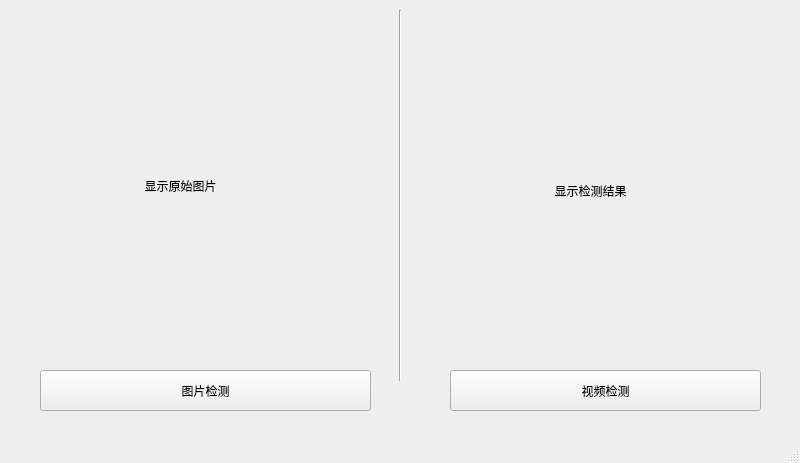
<?xml version="1.0" encoding="UTF-8"?>
<ui version="4.0">
 <class>MainWindow</class>
 <widget class="QMainWindow" name="MainWindow">
  <property name="geometry">
   <rect>
    <x>0</x>
    <y>0</y>
    <width>800</width>
    <height>463</height>
   </rect>
  </property>
  <property name="windowTitle">
   <string>MainWindow</string>
  </property>
  <widget class="QWidget" name="centralwidget">
   <widget class="QLabel" name="input">
    <property name="geometry">
     <rect>
      <x>30</x>
      <y>10</y>
      <width>301</width>
      <height>351</height>
     </rect>
    </property>
    <property name="text">
     <string>显示原始图片</string>
    </property>
    <property name="scaledContents">
     <bool>true</bool>
    </property>
    <property name="alignment">
     <set>Qt::AlignCenter</set>
    </property>
   </widget>
   <widget class="QLabel" name="output">
    <property name="geometry">
     <rect>
      <x>440</x>
      <y>10</y>
      <width>301</width>
      <height>361</height>
     </rect>
    </property>
    <property name="text">
     <string>显示检测结果</string>
    </property>
    <property name="scaledContents">
     <bool>true</bool>
    </property>
    <property name="alignment">
     <set>Qt::AlignCenter</set>
    </property>
   </widget>
   <widget class="Line" name="line">
    <property name="geometry">
     <rect>
      <x>390</x>
      <y>10</y>
      <width>20</width>
      <height>371</height>
     </rect>
    </property>
    <property name="orientation">
     <enum>Qt::Vertical</enum>
    </property>
   </widget>
   <widget class="QPushButton" name="det_image">
    <property name="geometry">
     <rect>
      <x>40</x>
      <y>370</y>
      <width>331</width>
      <height>41</height>
     </rect>
    </property>
    <property name="text">
     <string>图片检测</string>
    </property>
   </widget>
   <widget class="QPushButton" name="det_video">
    <property name="geometry">
     <rect>
      <x>450</x>
      <y>370</y>
      <width>311</width>
      <height>41</height>
     </rect>
    </property>
    <property name="text">
     <string>视频检测</string>
    </property>
   </widget>
  </widget>
  <widget class="QMenuBar" name="menubar">
   <property name="geometry">
    <rect>
     <x>0</x>
     <y>0</y>
     <width>800</width>
     <height>22</height>
    </rect>
   </property>
  </widget>
  <widget class="QStatusBar" name="statusbar"/>
 </widget>
 <resources/>
 <connections/>
</ui>
